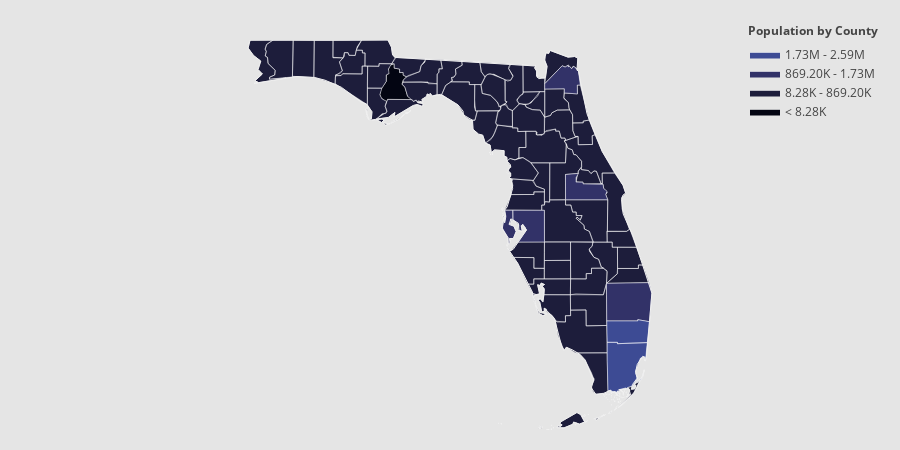

Source (notebook cell):
### Code cell
import plotly.figure_factory as ff

import numpy as np
import pandas as pd

df_sample = pd.read_csv('https://raw.githubusercontent.com/plotly/datasets/master/minoritymajority.csv')
df_sample_r = df_sample[df_sample['STNAME'] == 'Florida']

values = df_sample_r['TOT_POP'].tolist()
fips = df_sample_r['FIPS'].tolist()

endpts = list(np.mgrid[min(values):max(values):4j])
colorscale = ["#030512","#1d1d3b","#323268","#3d4b94","#3e6ab0",
              "#4989bc","#60a7c7","#85c5d3","#b7e0e4","#eafcfd"]
fig = ff.create_choropleth(
    fips=fips, values=values, scope=['Florida'], show_state_data=True,
    colorscale=colorscale, binning_endpoints=endpts, round_legend_values=True,
    plot_bgcolor='rgb(229,229,229)',
    paper_bgcolor='rgb(229,229,229)',
    legend_title='Population by County',
    county_outline={'color': 'rgb(255,255,255)', 'width': 0.5},
    exponent_format=True,
)
fig.layout.template = None
fig.show()

### Figure 1 — Plotly figure (JSON) as saved in the notebook; plotly's stock layout.template omitted (floating-point values rounded to 4 significant figures; data arrays with more than 128 entries replaced by an {"elided": "..."} marker saying what was removed)
{"data": [{"fill": "toself", "fillcolor": "#030512", "hoverinfo": "none", "line": {"color": "rgb(255,255,255)", "width": 0.5}, "mode": "lines", "name": "< 8.28K", "selectedpoints": [], "type": "scatter", "x": [-85.15, -85.13, -85.03, -85.03, -84.98, -85.0, -84.97, -84.88, -84.88, -84.78, -84.78, -84.71, -84.71, -84.65, -84.72, -84.74, -84.68, -84.63, -84.54, -85.01, -85.03, -85.13, -85.15, null], "y": [30.09, 30.18, 30.31, 30.42, 30.44, 30.48, 30.58, 30.61, 30.53, 30.52, 30.46, 30.46, 30.42, 30.39, 30.33, 30.27, 30.22, 30.07, 30.01, 30.01, 29.97, 30.04, 30.09, null]}, {"fill": "toself", "fillcolor": "#1d1d3b", "hoverinfo": "none", "line": {"color": "rgb(255,255,255)", "width": 0.5}, "mode": "lines", "name": "8.28K - 869.20K", "selectedpoints": [], "type": "scatter", "x": {"elided": "1516 float values"}, "y": {"elided": "1516 float values"}}, {"fill": "toself", "fillcolor": "#323268", "hoverinfo": "none", "line": {"color": "rgb(255,255,255)", "width": 0.5}, "mode": "lines", "name": "869.20K - 1.73M", "selectedpoints": [], "type": "scatter", "x": {"elided": "133 float values"}, "y": {"elided": "133 float values"}}, {"fill": "toself", "fillcolor": "#3d4b94", "hoverinfo": "none", "line": {"color": "rgb(255,255,255)", "width": 0.5}, "mode": "lines", "name": "1.73M - 2.59M", "selectedpoints": [], "type": "scatter", "x": [-80.88, -80.3, -80.3, -80.07, -80.12, -80.68, -80.68, -80.87, -80.88, null, -80.18, -80.17, -80.17, -80.18, -80.18, null, -80.26, -80.21, -80.18, -80.2, -80.24, -80.26, null, -80.3, -80.3, -80.29, -80.3, -80.3, null, -80.3, -80.3, -80.3, -80.3, -80.3, null, -80.62, -80.62, -80.61, -80.61, -80.62, null, -80.87, -80.87, -80.68, -80.68, -80.12, -80.15, -80.18, -80.25, -80.34, -80.31, -80.4, -80.49, -80.5, -80.52, -80.65, -80.63, -80.67, -80.67, -80.7, -80.73, -80.72, -80.77, -80.77, -80.78, -80.8, -80.86, -80.87, null], "y": [26.33, 26.33, 26.36, 26.32, 25.98, 25.96, 25.98, 25.98, 26.33, null, 25.53, 25.53, 25.52, 25.52, 25.53, null, 25.36, 25.41, 25.52, 25.41, 25.35, 25.36, null, 25.38, 25.38, 25.39, 25.38, 25.38, null, 25.41, 25.41, 25.41, 25.4, 25.41, null, 25.18, 25.18, 25.18, 25.18, 25.18, null, 25.67, 25.98, 25.98, 25.96, 25.98, 25.67, 25.74, 25.71, 25.5, 25.37, 25.25, 25.23, 25.2, 25.22, 25.19, 25.18, 25.14, 25.17, 25.14, 25.17, 25.15, 25.16, 25.14, 25.14, 25.18, 25.18, 25.67, null]}, {"fill": "toself", "fillcolor": "#3e6ab0", "hoverinfo": "none", "line": {"color": "rgb(255,255,255)", "width": 0.5}, "mode": "lines", "name": "> 2.59M", "type": "scatter", "x": [], "y": []}, {"hoverinfo": "text", "legendgroup": "centroids", "marker": {"color": "white", "opacity": 0}, "mode": "markers", "name": "US Counties", "selected": {"marker": {"color": "white", "opacity": 1, "size": 3}}, "showlegend": false, "text": {"elided": "188 str values"}, "type": "scatter", "unselected": {"marker": {"opacity": 0}}, "x": [[-83.83], [-83.6], [-82.69], [-82.84], [-82.84], [-82.73], [-82.39], [-82.85], [-80.3], [-80.38], [-80.45], [-80.48], [-80.48], [-80.49], [-80.5], [-80.51], [-80.51], [-80.52], [-80.54], [-80.55], [-80.56], [-80.57], [-80.56], [-80.57], [-80.58], [-80.59], [-80.6], [-80.61], [-80.62], [-80.62], [-80.62], [-80.63], [-80.64], [-80.65], [-80.65], [-80.64], [-80.41], [-80.66], [-80.67], [-80.67], [-80.67], [-80.67], [-80.68], [-80.68], [-80.68], [-80.7], [-80.7], [-80.7], [-80.7], [-80.71], [-80.71], [-80.73], [-80.73], [-80.73], [-80.74], [-80.72], [-80.76], [-80.76], [-80.79], [-80.79], [-80.79], [-80.79], [-80.79], [-80.83], [-80.83], [-80.81], [-80.85], [-80.86], [-80.88], [-80.89], [-80.9], [-80.9], [-80.91], [-80.91], [-80.93], [-80.93], [-80.94], [-81.04], [-81.23], [-81.26], [-81.29], [-81.31], [-81.32], [-81.31], [-81.33], [-81.35], [-81.44], [-81.05], [-81.47], [-81.54], [-81.89], [-81.92], [-81.92], [-81.92], [-81.97], [-82.0], [-82.12], [-82.15], [-82.16], [-82.87], [-82.92], [-80.17], [-80.22], [-80.3], [-80.3], [-80.62], [-80.56], [-82.57], [-82.32], [-83.03], [-83.03], [-83.07], [-83.09], [-82.74], [-81.82], [-82.12], [-82.24], [-82.25], [-82.41], [-82.43], [-82.44], [-82.44], [-82.31], [-82.74], [-82.76], [-84.61], [-84.89], [-85.13], [-84.8], [-82.91], [-83.16], [-82.74], [-82.48], -82.36, -82.28, -85.62, -82.17, -80.73, -80.49, -85.2, -81.91, -81.86, -81.35, -82.62, -81.81, -81.67, -87.36, -81.31, -84.61, -82.8, -81.19, -85.23, -82.95, -81.81, -81.17, -82.43, -81.34, -85.81, -80.61, -85.22, -83.9, -83.18, -81.71, -84.28, -84.88, -83.47, -82.06, -80.43, -81.8, -86.59, -80.89, -81.32, -81.15, -80.47, -81.7, -81.74, -81.44, -80.47, -87.02, -82.33, -81.24, -82.08, -82.99, -82.37, -81.18, -84.4, -86.17, -85.67], "y": [[29.97], [30.05], [27.67], [28.12], [28.17], [27.92], [28.31], [28.19], [25.33], [25.29], [25.05], [25.09], [25.11], [25.1], [25.08], [25.14], [25.15], [25.08], [25.19], [25.16], [25.07], [25.13], [25.14], [25.11], [25.16], [25.06], [25.17], [25.07], [25.0], [25.0], [24.96], [25.03], [25.05], [25.03], [24.99], [25.1], [25.17], [24.99], [25.03], [24.92], [24.99], [25.1], [25.03], [25.12], [25.03], [25.06], [25.1], [25.12], [24.9], [25.13], [25.15], [25.09], [25.0], [25.07], [25.01], [24.87], [25.03], [25.14], [24.94], [25.02], [25.13], [25.09], [25.07], [24.99], [25.12], [24.82], [25.11], [25.03], [25.11], [25.06], [25.05], [25.13], [25.11], [24.77], [24.77], [25.08], [25.11], [24.73], [24.78], [24.67], [24.77], [24.75], [24.76], [24.73], [24.74], [25.7], [24.63], [25.51], [24.61], [24.68], [24.56], [24.6], [24.54], [24.53], [24.53], [24.53], [24.58], [24.55], [24.56], [24.63], [24.63], [25.52], [25.41], [25.38], [25.41], [25.18], [25.62], [27.63], [27.47], [29.12], [29.1], [29.1], [29.13], [29.32], [26.58], [26.47], [26.67], [26.77], [27.85], [27.87], [27.83], [27.81], [27.93], [27.63], [27.59], [29.8], [29.66], [29.66], [29.89], [29.82], [29.61], [28.79], [28.85], 29.67, 30.33, 30.27, 29.95, 28.29, 26.15, 30.41, 26.91, 29.98, 26.11, 30.22, 27.19, 30.33, 30.67, 29.46, 30.58, 29.73, 26.96, 29.96, 30.5, 27.49, 26.55, 28.55, 27.34, 30.87, 27.69, 30.8, 30.44, 29.99, 28.76, 30.46, 30.24, 30.44, 29.21, 27.08, 30.61, 30.69, 27.39, 28.51, 28.06, 26.65, 27.95, 29.61, 29.9, 27.38, 30.7, 27.18, 28.72, 28.7, 30.2, 30.04, 29.06, 30.17, 30.64, 30.61]}, {"hoverinfo": "text", "legendgroup": "States", "line": {"color": "rgb(240, 240, 240)", "width": 1}, "mode": "lines", "selectedpoints": [], "showlegend": false, "type": "scatter", "x": {"elided": "899 float values"}, "y": {"elided": "899 float values"}}], "layout": {"annotations": [{"showarrow": false, "text": "<b>Population by County</b>", "x": 1, "xanchor": "right", "xref": "paper", "y": 1.05, "yref": "paper"}], "dragmode": "select", "height": 450, "hovermode": "closest", "legend": {"traceorder": "reversed", "x": 1, "xanchor": "right", "y": 1, "yanchor": "top"}, "margin": {"b": 20, "l": 20, "r": 20, "t": 40}, "paper_bgcolor": "rgb(229,229,229)", "plot_bgcolor": "rgb(229,229,229)", "width": 900, "xaxis": {"autorange": false, "fixedrange": true, "range": [-91.93, -75.74], "showgrid": false, "showspikes": true, "showticklabels": false, "type": "linear", "zeroline": false}, "yaxis": {"autorange": false, "fixedrange": true, "range": [24.52, 31.0], "showgrid": false, "showspikes": true, "showticklabels": false, "type": "linear", "zeroline": false}}}
